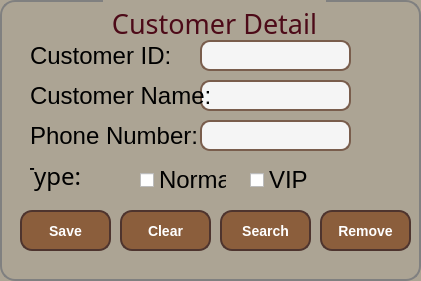
   <widget class="QGroupBox" name="groupBox_3">
    <property name="geometry">
     <rect>
      <x>480</x>
      <y>480</y>
      <width>421</width>
      <height>281</height>
     </rect>
    </property>
    <property name="font">
     <font>
      <family>Franklin Gothic Medium Cond</family>
      <pointsize>20</pointsize>
      <weight>50</weight>
      <italic>false</italic>
      <bold>false</bold>
     </font>
    </property>
    <property name="styleSheet">
     <string notr="true">QGroupBox {
    font: 20pt &quot;Franklin Gothic Medium Cond&quot;;
    color: rgb(77, 10, 24);
    border: 2px solid grey;  /* Viền màu xám */
    border-radius: 15px;  /* Bo góc 10px */
    padding: 10px;
    background-color: rgb(172, 164, 148);
}

QGroupBox::title {
    subcontrol-origin: margin;
    subcontrol-position: top center;  /* Canh tiêu đề ở giữa */
    padding: 5px;
    background-color: rgb(172, 164, 148);
    border-radius: 5px;  /* Bo góc cho phần tiêu đề */
}
</string>
    </property>
    <property name="title">
     <string>Customer Detail</string>
    </property>
    <widget class="QLineEdit" name="lineEditCustomerName">
     <property name="geometry">
      <rect>
       <x>200</x>
       <y>80</y>
       <width>151</width>
       <height>31</height>
      </rect>
     </property>
     <property name="font">
      <font>
       <pointsize>15</pointsize>
      </font>
     </property>
     <property name="styleSheet">
      <string notr="true">QLineEdit {
    border-radius: 10px; /* Bo góc 10px */
    border: 2px solid #795d4c; /* Viền */
    background-color: #f5f5f5; /* Màu nền */
    padding: 5px; /* Giúp chữ không bị sát mép */
}
</string>
     </property>
    </widget>
    <widget class="QLabel" name="label_9">
     <property name="geometry">
      <rect>
       <x>30</x>
       <y>150</y>
       <width>51</width>
       <height>51</height>
      </rect>
     </property>
     <property name="font">
      <font>
       <family>Georgia,serif</family>
       <pointsize>18</pointsize>
       <weight>50</weight>
       <italic>false</italic>
       <bold>false</bold>
      </font>
     </property>
     <property name="styleSheet">
      <string notr="true"> font-family: &quot;Georgia&quot;, serif; 
font: 18pt </string>
     </property>
     <property name="text">
      <string>Type:</string>
     </property>
     <property name="alignment">
      <set>Qt::AlignRight|Qt::AlignTrailing|Qt::AlignVCenter</set>
     </property>
    </widget>
    <widget class="QLineEdit" name="lineEditCustomerPhone">
     <property name="geometry">
      <rect>
       <x>200</x>
       <y>120</y>
       <width>151</width>
       <height>31</height>
      </rect>
     </property>
     <property name="font">
      <font>
       <pointsize>15</pointsize>
      </font>
     </property>
     <property name="styleSheet">
      <string notr="true">QLineEdit {
    border-radius: 10px; /* Bo góc 10px */
    border: 2px solid #795d4c; /* Viền */
    background-color: #f5f5f5; /* Màu nền */
    padding: 5px; /* Giúp chữ không bị sát mép */
}
</string>
     </property>
    </widget>
    <widget class="QPushButton" name="pushButtonSaveCustomer">
     <property name="geometry">
      <rect>
       <x>20</x>
       <y>210</y>
       <width>91</width>
       <height>41</height>
      </rect>
     </property>
     <property name="font">
      <font>
       <pointsize>-1</pointsize>
       <weight>75</weight>
       <bold>true</bold>
      </font>
     </property>
     <property name="styleSheet">
      <string notr="true">QPushButton {
    background-color: #8B5E3C; /* Màu nâu cà phê đậm */
    color: white;
    border-radius: 12px;
    padding: 12px;
    font-size: 14px;
    font-weight: bold;
    border: 2px solid #4E342E; /* Viền nâu trầm */
}

QPushButton:hover {
    background-color: #6D4C41; /* Màu nâu đất đậm hơn khi hover */
    border: 2px solid #3E2723; /* Viền nâu đậm hơn */
}

QPushButton:pressed {
    background-color: #A1887F; /* Màu be nâu sáng khi nhấn */
    border: 2px solid #6D4C41; /* Viền nâu trung tính */
}
</string>
     </property>
     <property name="text">
      <string>Save</string>
     </property>
    </widget>
    <widget class="QPushButton" name="pushButtonClearCustomer">
     <property name="geometry">
      <rect>
       <x>120</x>
       <y>210</y>
       <width>91</width>
       <height>41</height>
      </rect>
     </property>
     <property name="font">
      <font>
       <pointsize>-1</pointsize>
       <weight>75</weight>
       <bold>true</bold>
      </font>
     </property>
     <property name="styleSheet">
      <string notr="true">QPushButton {
    background-color: #8B5E3C; /* Màu nâu cà phê đậm */
    color: white;
    border-radius: 12px;
    padding: 12px;
    font-size: 14px;
    font-weight: bold;
    border: 2px solid #4E342E; /* Viền nâu trầm */
}

QPushButton:hover {
    background-color: #6D4C41; /* Màu nâu đất đậm hơn khi hover */
    border: 2px solid #3E2723; /* Viền nâu đậm hơn */
}

QPushButton:pressed {
    background-color: #A1887F; /* Màu be nâu sáng khi nhấn */
    border: 2px solid #6D4C41; /* Viền nâu trung tính */
}
</string>
     </property>
     <property name="text">
      <string>Clear</string>
     </property>
    </widget>
    <widget class="QPushButton" name="pushButtonRemoveCustomer">
     <property name="geometry">
      <rect>
       <x>320</x>
       <y>210</y>
       <width>91</width>
       <height>41</height>
      </rect>
     </property>
     <property name="font">
      <font>
       <pointsize>-1</pointsize>
       <weight>75</weight>
       <bold>true</bold>
      </font>
     </property>
     <property name="styleSheet">
      <string notr="true">QPushButton {
    background-color: #8B5E3C; /* Màu nâu cà phê đậm */
    color: white;
    border-radius: 12px;
    padding: 12px;
    font-size: 14px;
    font-weight: bold;
    border: 2px solid #4E342E; /* Viền nâu trầm */
}

QPushButton:hover {
    background-color: #6D4C41; /* Màu nâu đất đậm hơn khi hover */
    border: 2px solid #3E2723; /* Viền nâu đậm hơn */
}

QPushButton:pressed {
    background-color: #A1887F; /* Màu be nâu sáng khi nhấn */
    border: 2px solid #6D4C41; /* Viền nâu trung tính */
}
</string>
     </property>
     <property name="text">
      <string>Remove</string>
     </property>
    </widget>
    <widget class="QPushButton" name="pushButtonSearchCustomer">
     <property name="geometry">
      <rect>
       <x>220</x>
       <y>210</y>
       <width>91</width>
       <height>41</height>
      </rect>
     </property>
     <property name="font">
      <font>
       <pointsize>-1</pointsize>
       <weight>75</weight>
       <bold>true</bold>
      </font>
     </property>
     <property name="styleSheet">
      <string notr="true">QPushButton {
    background-color: #8B5E3C; /* Màu nâu cà phê đậm */
    color: white;
    border-radius: 12px;
    padding: 12px;
    font-size: 14px;
    font-weight: bold;
    border: 2px solid #4E342E; /* Viền nâu trầm */
}

QPushButton:hover {
    background-color: #6D4C41; /* Màu nâu đất đậm hơn khi hover */
    border: 2px solid #3E2723; /* Viền nâu đậm hơn */
}

QPushButton:pressed {
    background-color: #A1887F; /* Màu be nâu sáng khi nhấn */
    border: 2px solid #6D4C41; /* Viền nâu trung tính */
}
</string>
     </property>
     <property name="text">
      <string>Search</string>
     </property>
    </widget>
    <widget class="QLabel" name="label_7">
     <property name="geometry">
      <rect>
       <x>30</x>
       <y>80</y>
       <width>181</width>
       <height>31</height>
      </rect>
     </property>
     <property name="styleSheet">
      <string notr="true"> font-family: &quot;Georgia&quot;, serif; 
font: 18pt </string>
     </property>
     <property name="text">
      <string>Customer Name: </string>
     </property>
    </widget>
    <widget class="QLabel" name="label_8">
     <property name="geometry">
      <rect>
       <x>30</x>
       <y>120</y>
       <width>181</width>
       <height>31</height>
      </rect>
     </property>
     <property name="styleSheet">
      <string notr="true"> font-family: &quot;Georgia&quot;, serif; 
font: 18pt </string>
     </property>
     <property name="text">
      <string>Phone Number:</string>
     </property>
    </widget>
    <widget class="QCheckBox" name="checkBoxNormal">
     <property name="geometry">
      <rect>
       <x>140</x>
       <y>170</y>
       <width>87</width>
       <height>20</height>
      </rect>
     </property>
     <property name="styleSheet">
      <string notr="true"> font-family: &quot;Georgia&quot;, serif; 
font: 18pt </string>
     </property>
     <property name="text">
      <string>Normal</string>
     </property>
    </widget>
    <widget class="QCheckBox" name="checkBoxVIP">
     <property name="geometry">
      <rect>
       <x>250</x>
       <y>170</y>
       <width>87</width>
       <height>20</height>
      </rect>
     </property>
     <property name="styleSheet">
      <string notr="true"> font-family: &quot;Georgia&quot;, serif; 
font: 18pt </string>
     </property>
     <property name="text">
      <string>VIP</string>
     </property>
    </widget>
    <widget class="QLabel" name="label_10">
     <property name="geometry">
      <rect>
       <x>30</x>
       <y>40</y>
       <width>151</width>
       <height>31</height>
      </rect>
     </property>
     <property name="styleSheet">
      <string notr="true"> font-family: &quot;Georgia&quot;, serif; 
font: 18pt </string>
     </property>
     <property name="text">
      <string>Customer ID: </string>
     </property>
    </widget>
    <widget class="QLineEdit" name="lineEditCustomerId">
     <property name="geometry">
      <rect>
       <x>200</x>
       <y>40</y>
       <width>151</width>
       <height>31</height>
      </rect>
     </property>
     <property name="font">
      <font>
       <pointsize>15</pointsize>
      </font>
     </property>
     <property name="styleSheet">
      <string notr="true">QLineEdit {
    border-radius: 10px; /* Bo góc 10px */
    border: 2px solid #795d4c; /* Viền */
    background-color: #f5f5f5; /* Màu nền */
    padding: 5px; /* Giúp chữ không bị sát mép */
}
</string>
     </property>
    </widget>
   </widget>
